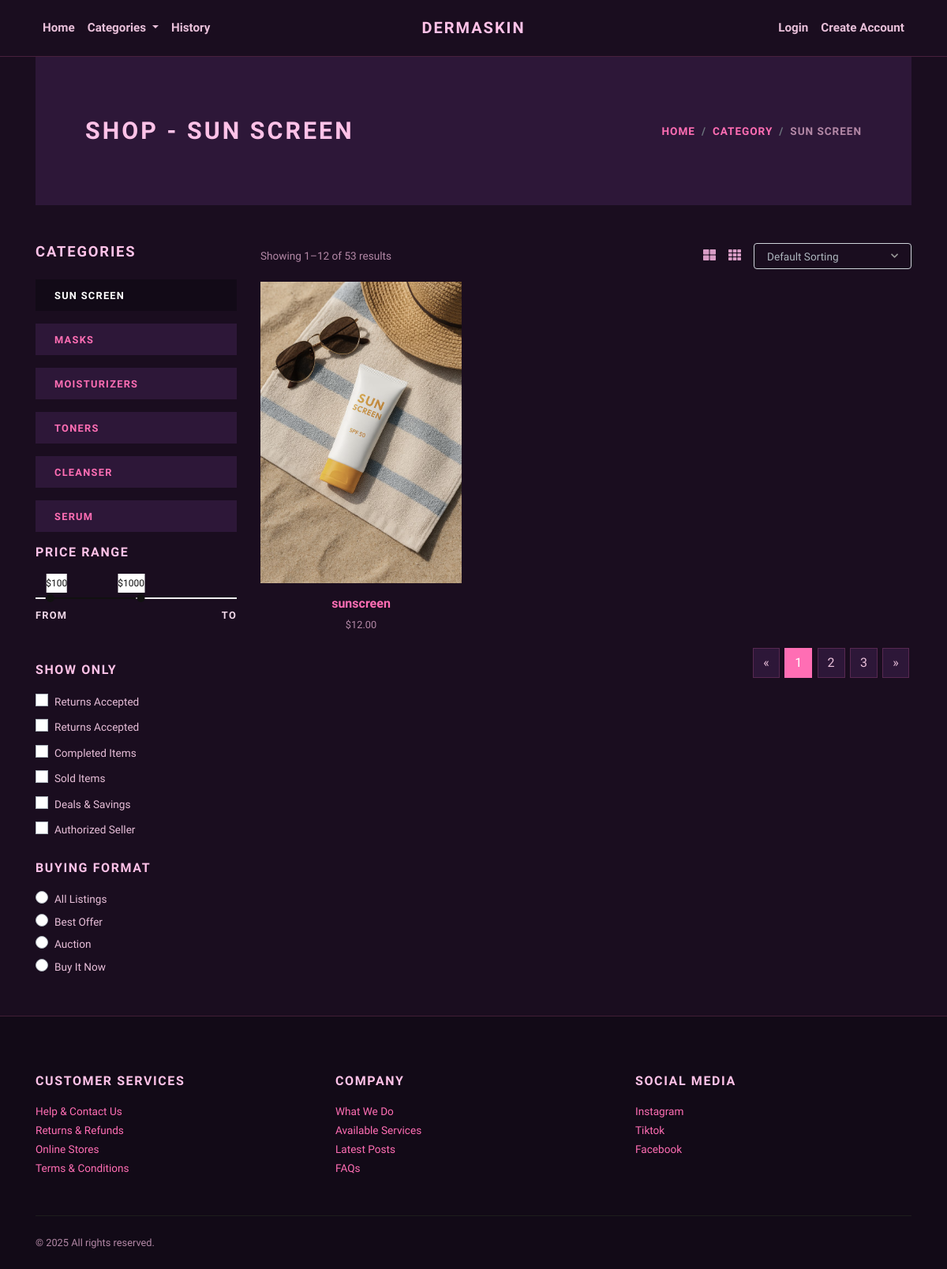
Page /category/sun-screen/ on the earlier database version.
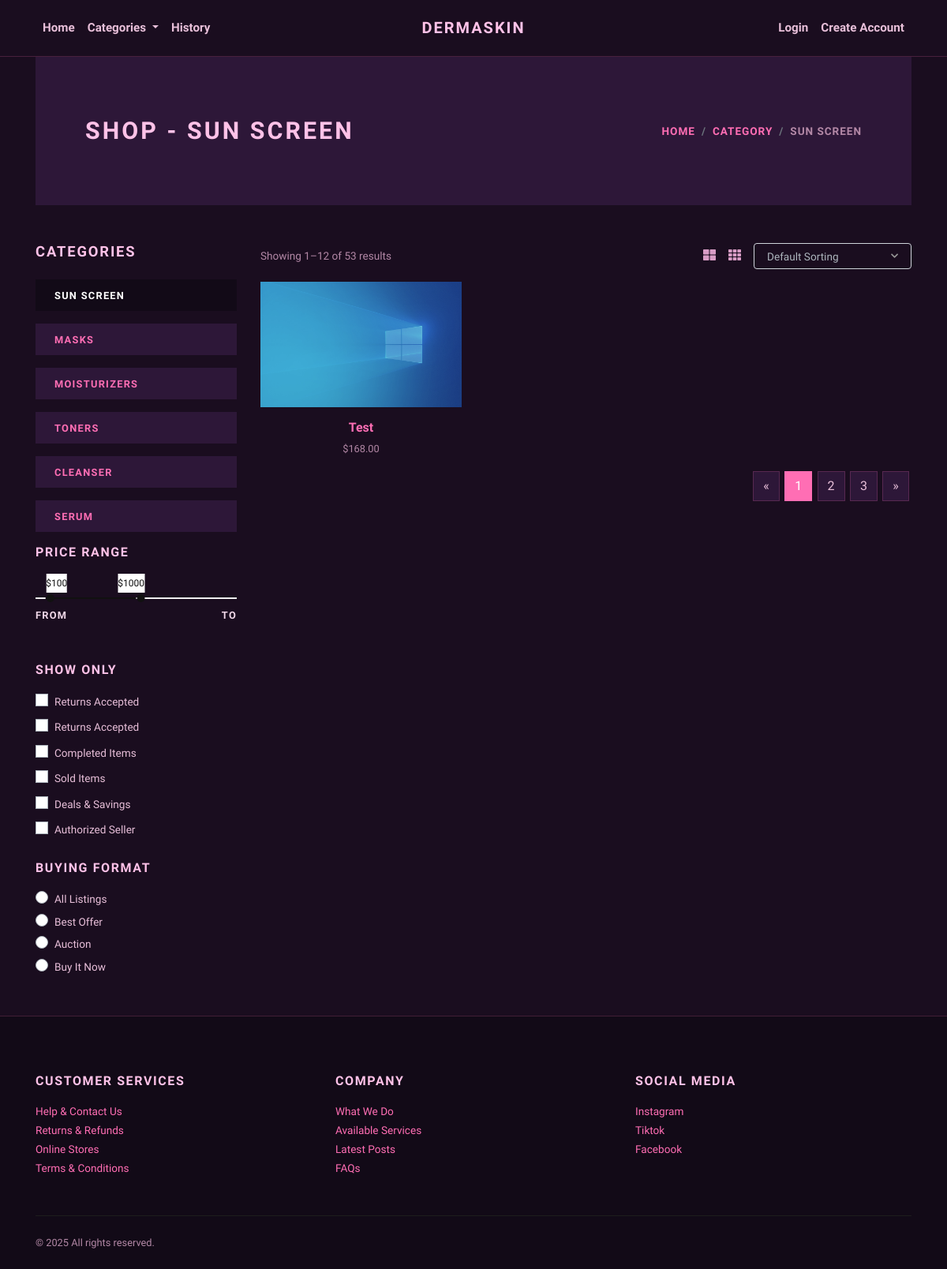
Same page on the later database version.
### store/models.py (models this page shows, shortened)
class Category(models.Model):
    title = models.CharField(max_length=50, verbose_name="Category Title")
    slug = models.SlugField(max_length=55, verbose_name="Category Slug")
    description = models.TextField(blank=True, verbose_name="Category Description")
    category_image = models.ImageField(upload_to='category', blank=True, null=True, verbose_name="Category Image")
    is_active = models.BooleanField(verbose_name="Is Active?")
    is_featured = models.BooleanField(verbose_name="Is Featured?")
    created_at = models.DateTimeField(auto_now_add=True, verbose_name="Created Date")
    updated_at = models.DateTimeField(auto_now=True, verbose_name="Updated Date")
    class Meta:
        verbose_name_plural = 'Categories'
        ordering = ('-created_at', )

class Product(models.Model):
    title = models.CharField(max_length=150, verbose_name="Product Title")
    slug = models.SlugField(
        max_length=160,
        unique=True,   # ✅ FIX
        verbose_name="Product Slug"
    )
    sku = models.CharField(max_length=255, unique=True)
    short_description = models.TextField()
    detail_description = models.TextField(blank=True, null=True)
    product_image = models.ImageField(upload_to='product', blank=True, null=True)
    price = models.DecimalField(max_digits=8, decimal_places=2)
    category = models.ForeignKey(Category, on_delete=models.CASCADE)
    is_active = models.BooleanField()
    is_featured = models.BooleanField()
    created_at = models.DateTimeField(auto_now_add=True)
    updated_at = models.DateTimeField(auto_now=True)

### store/views.py (the view)
# urls.py: path('category/<slug:slug>/', views.category_products, name="category-products"),
def category_products(request, slug):
    category = get_object_or_404(Category, slug=slug)
    products = Product.objects.filter(is_active=True, category=category)
    categories = Category.objects.filter(is_active=True)
    return render(request, 'store/category_products.html', {
        'category': category,
        'products': products,
        'categories': categories,
    })

### store/context_preprocessors.py (called while the page is built)
def store_menu(request):
    categories = Category.objects.filter(is_active=True)
    context = {
        'categories_menu': categories,
    }
    return context

def cart_menu(request):
    if request.user.is_authenticated:
        cart_items= Cart.objects.filter(user=request.user)
        context = {
            'cart_items': cart_items,
        }
    else:
        context = {}
    return context

### templates/store/category_products.html (shortened to what the changed rows need)
{% extends 'base.html' %}
{% load static %}
    {% block content %}
      <div class="container">
        <section class="py-5 bg-light">
          <div class="container">
            <div class="row px-4 px-lg-5 py-lg-4 align-items-center">
              <div class="col-lg-6">
                <h1 class="h2 text-uppercase mb-0">Shop - {{category.title}}</h1>
              </div>
              <div class="col-lg-6 text-lg-right">
                <nav aria-label="breadcrumb">
                  <ol class="breadcrumb justify-content-lg-end mb-0 px-0">
                    <li class="breadcrumb-item"><a href="{% url 'store:home' %}">Home</a></li>
                    <li class="breadcrumb-item"><a href="{% url 'store:all-categories' %}">Category</a></li>
                    <li class="breadcrumb-item active" aria-current="page">{{category.title}}</li>
                  </ol>
                </nav>
              </div>
            </div>
          </div>
        </section>
        <section class="py-5">
          <div class="container p-0">
            <div class="row">
              <div class="col-lg-3 order-2 order-lg-1">
                {% if categories %}
                  {% for cat in categories %}
                    <a href="{% url 'store:category-products' cat.slug %}">
                      <div class="py-2 px-4 {% if category == cat %}bg-dark text-white {% else %}bg-light{% endif %} mb-3">
                        <strong class="small text-uppercase font-weight-bold">{{cat.title}}</strong>
                      </div>
                    </a>
                  {% endfor %}
                {% endif %}
              </div>
              <div class="col-lg-9 order-1 order-lg-2 mb-5 mb-lg-0">
                <div class="row">
                  {% if products %}
                    {% for product in products %}
                      <div class="col-lg-4 col-sm-6">
                        <div class="product text-center">
                          <div class="mb-3 position-relative">
                            <a class="d-block" href="{% url 'store:product-detail' product.slug %}">
                              {% if product.product_image %}
                                <img class="img-fluid w-100" src="{{product.product_image.url}}" alt="{{product.title}}">
                              {% else %}
                                <img class="img-fluid w-100" src="{% static 'img/product-1.jpg' %}" alt="{{product.title}}">
                              {% endif %}
                            </a>
                          </div>
                          <h6> <a class="reset-anchor" href="{% url 'store:product-detail' product.slug %}">{{product.title}}</a></h6>
                          <p class="small text-muted">${{product.price}}</p>
                        </div>
                      </div>
                    {% endfor %}
                  {% endif %}
                </div>
              </div>
            </div>
          </div>
        </section>
      </div>
      {% endblock content %}

Differences in the rows shown:
removed Product: product_image (picture), title "sunscreen", price "12.00"
added Product: product_image (picture), title "Test", price "168.00"
